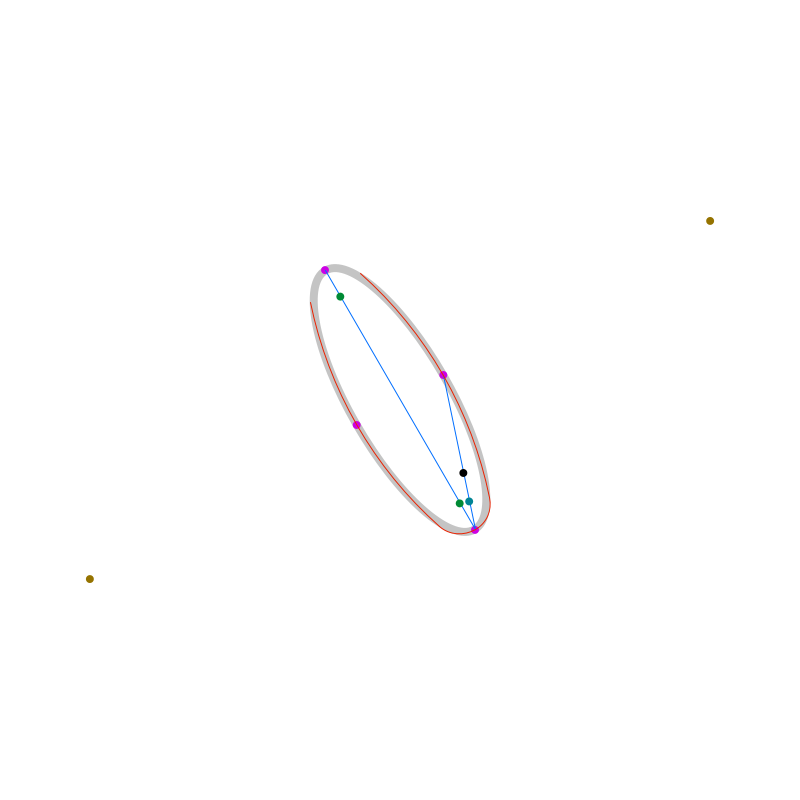
Frame 1 (no input)
Frame 60 (the mouse pressed at the canvas centre just before this capture): identical to frame 1, image omitted
Frame 120 (the mouse held since frame 60 and released just before this capture): identical to frame 1, image omitted

The Processing sketch that drew this single still picture (run headless with seeded random() and noise(); from frame 60 on, the mouse is pressed at the canvas centre):

// Processing sketch: ellipseToArc
// ── ellipseToArc.pde
void setup() {
  double[] center = {400, 400};
  double[] radius = {150, 50};
  float angleDeg = 60;
  double[][] trbl = {{center[0] + radius[1] * Math.cos(Math.toRadians(-90 + angleDeg)), center[1] + radius[1] * Math.sin(Math.toRadians(-90 + angleDeg))},
    {center[0] + radius[0] * Math.cos(Math.toRadians(0 + angleDeg)), center[1] + radius[0] * Math.sin(Math.toRadians(0 + angleDeg))},
    {center[0] + radius[1] * Math.cos(Math.toRadians(90 + angleDeg)), center[1] + radius[1] * Math.sin(Math.toRadians(90 + angleDeg))},
    {center[0] + radius[0] * Math.cos(Math.toRadians(180 + angleDeg)), center[1] + radius[0] * Math.sin(Math.toRadians(180 + angleDeg))}};

  size(800, 800);
  background(255);
  noFill();
  strokeWeight(8);
  stroke(196);
  pushMatrix();
  translate((float) center[0], (float) center[1]);
  rotate((float) Math.toRadians(angleDeg));
  ellipse(0, 0, (float) (2 * radius[0]), (float) (2 * radius[1]));
  popMatrix();
  noStroke();
  fill(cycleColors[0]);
  circle((float) trbl[0][0], (float) trbl[0][1], 8);
  circle((float) trbl[1][0], (float) trbl[1][1], 8);
  circle((float) trbl[2][0], (float) trbl[2][1], 8);
  circle((float) trbl[3][0], (float) trbl[3][1], 8);
  double tbLength = distance(trbl[0], trbl[2]);
  double rlLength = distance(trbl[1], trbl[3]);
  double[][] majorAxis = {
    tbLength > rlLength ? trbl[0] : trbl[1],
    tbLength > rlLength ? trbl[2] : trbl[3]}; //B, A
  double[][] minorAxis = {
    tbLength <= rlLength ? trbl[0] : trbl[1],
    tbLength <= rlLength ? trbl[2] : trbl[3]}; //C, D
  double deltaLength = Math.abs(tbLength - rlLength);
  double[] ptF = pointOnLine(minorAxis[0], majorAxis[0], deltaLength * 0.5); //F
  double[] midAF = midpoint(majorAxis[0], ptF);
  double[] perp = perpendicularToLine(ptF, majorAxis[0]);
  double[] interMajor = lineLineIntersection_4(midAF, perp, majorAxis[0], majorAxis[1]); //3
  double[] interMinor = lineLineIntersection_4(midAF, perp, minorAxis[0], minorAxis[1]); //2
  double[] interMajorC = pointSymetry(interMajor, center); //1
  double[] interMinorC = pointSymetry(interMinor, center); //4
  double minorLength = distance(minorAxis[0], interMinor);
  double majorLength = distance(majorAxis[1], interMajorC);
  double angleAC = angle(interMinor, interMajorC);
  double angleCB = angle(interMinor, interMajor);
  double angleBD = (angleAC > 0) ? angleAC - Math.PI : angleAC + Math.PI;
  double angleDA = (angleCB > 0) ? angleCB - Math.PI : angleCB + Math.PI;

  strokeWeight(1);
  stroke(cycleColors[2]);
  line((float) majorAxis[0][0], (float) majorAxis[0][1],
    (float) majorAxis[1][0], (float) majorAxis[1][1]);
  line((float) majorAxis[0][0], (float) majorAxis[0][1],
    (float) minorAxis[0][0], (float) minorAxis[0][1]);
  noStroke();
  fill(0);
  circle((float) ptF[0], (float) ptF[1], 8);
  fill(cycleColors[4]);
  circle((float) midAF[0], (float) midAF[1], 8);
  fill(cycleColors[6]);
  circle((float) interMajor[0], (float) interMajor[1], 8);
  circle((float) interMajorC[0], (float) interMajorC[1], 8);
  fill(cycleColors[8]);
  circle((float) interMinor[0], (float) interMinor[1], 8);
  circle((float) interMinorC[0], (float) interMinorC[1], 8);
  noFill();
  stroke(cycleColors[10]);
  arc((float) interMinor[0], (float) interMinor[1],
    (float) (2 * minorLength), (float) (2 * minorLength),
    (float) angleAC, (float) angleCB);
  arc((float) interMajor[0], (float) interMajor[1],
    (float) (2 * majorLength), (float) (2 * majorLength),
    (float) angleCB, (float) angleBD);
  arc((float) interMinorC[0], (float) interMinorC[1],
    (float) (2 * minorLength), (float) (2 * minorLength),
    (float) angleBD, (float) angleDA);
  arc((float) interMajorC[0], (float) interMajorC[1],
    (float) (2 * majorLength), (float) (2 * majorLength),
    (float) angleDA, (float) angleAC);


  // double[] mpTR = midpoint(trbl[0], trbl[1]);
  // double[] perpIn = perpendicularToLine(trbl[1], trbl[0]);
  // double[] interH = lineLineIntersection_4(mpTR, perpIn, trbl[1], trbl[3]);
  // double[] interV = lineLineIntersection_4(mpTR, perpIn, trbl[0], trbl[2]);
  // fill(0, 0, 255);
  // circle((float) interH[0], (float) interH[1], 8);
  // circle((float) interV[0], (float) interV[1], 8);
}

void draw() {
}

// ── bezier.pde
double b3p0(double t, double p) {
  double k = 1 - t;
  return k * k * k * p;
}

double b3p1(double t, double p) {
  double k = 1 - t;
  return 3 * k * k * t * p;
}

double b3p2(double t, double p) {
  double k = 1 - t;
  return 3 * k * t * t * p;
}

double b3p3(double t, double p) {
  return t * t * t * p;
}

double b3(
  double t,
  double p1, double p2,
  double p3, double p4) {
  return b3p0(t, p1) + b3p1(t, p2) + b3p2(t, p3) + b3p3(t, p4);
}

double[] bezierCurve_8(
  double t,
  double x1, double y1,
  double cx1, double cy1,
  double cx2, double cy2,
  double x2, double y2) {
  double[] pt = {b3(t, x1, cx1, cx2, x2), b3(t, y1, cy1, cy2, y2)};
  return pt;
}


double[] bezierCurve(
  double t,
  double[] pt1, double[] cp1,
  double[] cp2, double[] pt2) {
  return bezierCurve_8(t, pt1[0], pt1[1], cp1[0], cp1[1], cp2[0], cp2[1], pt2[0], pt2[1]);
}

double arclength_approx(
  int subdivisions,
  double x1, double y1,
  double cx1, double cy1,
  double cx2, double cy2,
  double x2, double y2) {
  double px = x1;
  double py = y1;
  double length = 0;
  for (int i = 1; i <= subdivisions; i++) {
    float t = i / subdivisions;
    double tx = b3(t, x1, cx1, cx2, x2);
    double ty = b3(t, y1, cy1, cy2, y2);
    length += distance_4(px, py, tx, ty);
    px = tx;
    py = ty;
  }
  return length;
}

// ── geom.pde
double distance_4(
  double x1, double y1,
  double x2, double y2) {
  return Math.sqrt(Math.pow(x2 - x1, 2) + Math.pow(y2 - y1, 2));
}

double distance(double[] pt1, double[] pt2) {
  return distance_4(pt1[0], pt1[1], pt2[0], pt2[1]);
}

double[] midpoint_4(
  double x1, double y1,
  double x2, double y2) {
  double[] midpoint = {(x1 + x2) / 2, (y1 + y2) / 2};
  return midpoint;
}

double[] midpoint(double[] pt1, double[] pt2) {
  return midpoint_4(pt1[0], pt1[1], pt2[0], pt2[1]);
}

double[] perpendicularToLine_4(
  double x1, double y1,
  double x2, double y2) {
  double[] perpendicular = {
    x2 - (999999999 * (y1 - y2)) / distance_4(x1, y1, x2, y2),
    y2 + (999999999 * (x1 - x2)) / distance_4(x1, y1, x2, y2)};
  return perpendicular;
}

double[] perpendicularToLine(double[] pt1, double[] pt2) {
  return perpendicularToLine_4(pt1[0], pt1[1], pt2[0], pt2[1]);
}

double[] circleFromThreePoints_6(
  double x1, double y1,
  double x2, double y2,
  double x3, double y3) {
  double[] mpt0 = midpoint_4(x1, y1, x2, y2);
  double[] mpt1 = midpoint_4(x1, y1, x3, y3);
  double[] perp0 = perpendicularToLine_4(x1, y1, mpt0[0], mpt0[1]);
  double[] perp1 = perpendicularToLine_4(x1, y1, mpt1[0], mpt1[1]);

  double[] center = lineLineIntersection_4(perp0, mpt0, perp1, mpt1);
  double radius = distance_4(center[0], center[1], x1, y1);

  double[] circle = {center[0], center[1], radius};
  return circle;
}

double[] circleFromThreePoints(double[] pt0, double[] pt1, double[] pt2) {
  return circleFromThreePoints_6(pt0[0], pt0[1], pt1[0], pt1[1], pt2[0], pt2[1]);
}

double[] lineLineIntersection_8(
  double x1, double y1,
  double x2, double y2,
  double x3, double y3,
  double x4, double y4) {
  double nx = (x1 * y2 - y1 * x2) * (x3 - x4) - (x1 - x2) * (x3 * y4 - y3 * x4);
  double ny = (x1 * y2 - y1 * x2) * (y3 - y4) - (y1 - y2) * (x3 * y4 - y3 * x4);
  double d = (x1 - x2) * (y3 - y4) - (y1 - y2) * (x3 - x4);

  // if d == 1, the lines are paralllel.
  double[] intersection = {nx / d, ny / d};
  return intersection;
}

double[] lineLineIntersection_4(
  double[] pt1, double[] pt2,
  double[] pt3, double[] pt4) {
  return lineLineIntersection_8(pt1[0], pt1[1], pt2[0], pt2[1], pt3[0], pt3[1], pt4[0], pt4[1]);
}

double[] lineLineIntersection(double[][] line1, double[][] line2) {
  return lineLineIntersection_4(line1[0], line1[1], line2[0], line2[1]);
}

double angle_4(
  double x1, double y1,
  double x2, double y2) {
  double dx = x2 - x1;
  double dy = y2 - y1;
  return Math.atan2(dy, dx);
}

double angle(double[] pt1, double[] pt2) {
  return angle_4(pt1[0], pt1[1], pt2[0], pt2[1]);
}

boolean isCw_6(
  double cx, double cy,
  double x1, double y1,
  double x2, double y2) {
  double d = (x1 - cx) * (y2 - cy) - (x2 - cx) * (y1 - cy);
  // if d == 0, the point 1, 2, 3 is colinear.
  return d < 0;
}

boolean isCw(double[] cp, double[] pt1, double[] pt2) {
  return isCw_6(cp[0], cp[1], pt1[0], pt1[1], pt2[0], pt2[1]);
}

double[] pointSymetry_4(double x, double y, double sx, double sy) {
  double[] symetry = {2 * sx - x, 2 * sy - y};
  return symetry;
}

double[] pointSymetry(double[] pt, double[] symPt) {
  return pointSymetry_4(pt[0], pt[1], symPt[0], symPt[1]);
}

double[] pointOnLine_4(
  double x1, double y1,
  double x2, double y2,
  double length) {
  double angle = Math.atan2(y2 - y1, x2 - x1);
  double x = x1 + length * Math.cos(angle);
  // double y = y1 + length + Math.sin(angle);
  double a = (y2 - y1) / (x2 - x1);
  double b = -a * x1 + y1;
  double y = a * x + b;
  double[] point = {x, y};
  return point;
}

double[] pointOnLine(double[] from, double[] to, double length) {
  return pointOnLine_4(from[0], from[1], to[0], to[1], length);
}

// ── matrix.pde
double[] applyMatrix(double[] coord, double[] matrix, double pxPerMm) {
  double[] newCoord = coord.clone();
  for (int i = 0; i < newCoord.length; i += 2) {
    newCoord[i % 2] = pxPerMm * (matrix[0] * coord[i % 2] + matrix[1] * coord[(i + 1) % 2] + matrix[2]);
    newCoord[(i + 1) % 2] = pxPerMm * (matrix[3] * coord[i % 2] + matrix[4] * coord[(i + 1) % 2] + matrix[5]);
  }
  return newCoord;
}

double[] convertTransformToMarix(String transform, double[] attrVal) {
  double[] matrix = {1, 0, 0, 0, 1, 0};
  if (transform.equalsIgnoreCase("matrix")) {
    matrix[0] = attrVal[0];
    matrix[1] = attrVal[2];
    matrix[2] = attrVal[4];
    matrix[3] = attrVal[1];
    matrix[4] = attrVal[3];
    matrix[5] = attrVal[5];
  } else if (transform.equalsIgnoreCase("translate")) {
    matrix[2] = attrVal[0];
    matrix[5] = attrVal[1];
  } else if (transform.equalsIgnoreCase("scale")) {
    matrix[0] = attrVal[0];
    matrix[4] = attrVal.length == 2 ? attrVal[1] : attrVal[0];
  } else if (transform.equalsIgnoreCase("rotate")) {
    double sin = Math.sin(Math.toRadians(attrVal[0]));
    double cos = Math.cos(Math.toRadians(attrVal[0]));
    matrix[0] = cos;
    matrix[1] = -sin;
    matrix[3] = sin;
    matrix[4] = cos;
    if (attrVal.length == 3) {
      matrix[2] = attrVal[1] * (1 - cos) + attrVal[2] * sin;
      matrix[5] = attrVal[2] * (1 - cos) - attrVal[1] * sin;
    }
  } else if (transform.equalsIgnoreCase("skewX")) {
    double tan = Math.tan(Math.toRadians(attrVal[0]));
    matrix[1] = tan;
  } else if (transform.equalsIgnoreCase("skewY")) {
    double tan = Math.tan(Math.toRadians(attrVal[0]));
    matrix[3] = tan;
  }
  return matrix;
}

double[] matrixMult(double[] matrix_p, double[] matrix_m) {
  double[] newMatrix = new double[6];
  newMatrix[0] = matrix_p[0] * matrix_m[0] + matrix_p[2] * matrix_m[1] + 0;
  newMatrix[2] = matrix_p[0] * matrix_m[2] + matrix_p[2] * matrix_m[3] + 0;
  newMatrix[4] = matrix_p[0] * matrix_m[4] + matrix_p[2] * matrix_m[5] + matrix_p[4];
  newMatrix[1] = matrix_p[1] * matrix_m[0] + matrix_p[3] * matrix_m[1] + 0;
  newMatrix[3] = matrix_p[1] * matrix_m[2] + matrix_p[3] * matrix_m[3] + 0;
  newMatrix[5] = matrix_p[1] * matrix_m[4] + matrix_p[3] * matrix_m[5] + matrix_p[5];
  return newMatrix;
}

// ── util.pde
int[] cycleColors = {
  0xFFCD00E5,
  0xFF8B51FF,
  0xFF006EFF,
  0xFF007FB6,
  0xFF008494,
  0xFF008772,
  0xFF008A35,
  0xFF6C8000,
  0xFF957300,
  0xFFB46300,
  0xFFEA2100,
  0xFFE7007A
};
